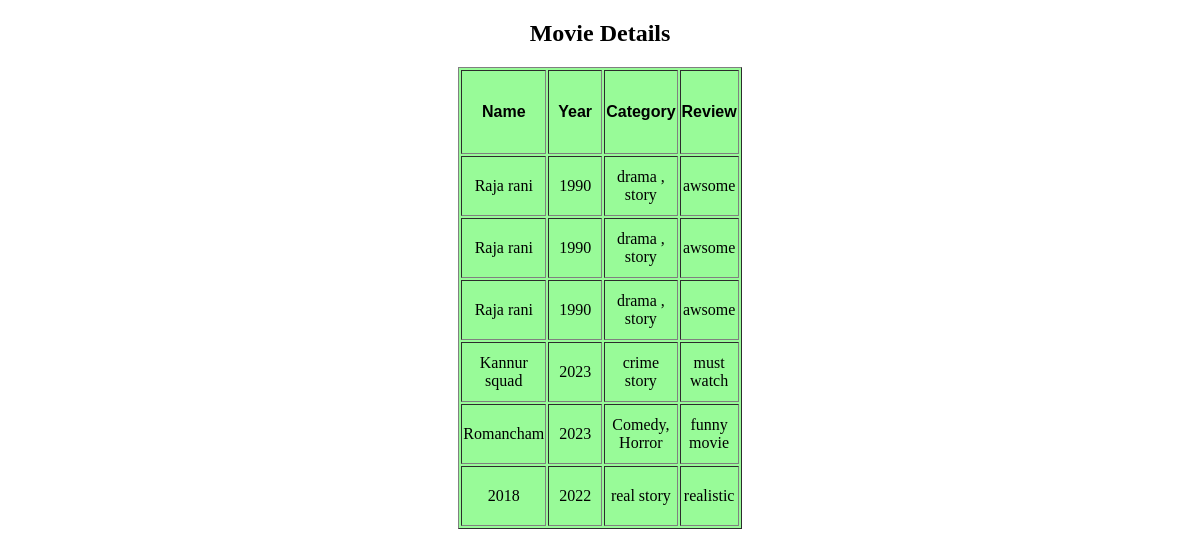
Page /book/all on the committed database.
### work/models.py (models this page shows, shortened)
class Movies(models.Model):
    name = models.CharField(max_length=50)
    year = models.PositiveIntegerField()
    category = models.CharField(max_length=30)
    review = models.CharField(max_length=100)

### work/views.py (the view)
# urls.py: path('book/all',MovieList.as_view()),
class MovieList(View):
    def get(self,request):
        qs = Movies.objects.all()
        return render(request, "movielist.html", {"qs":qs})

### work/templates/movielist.html (shortened to what this page needs)
<!DOCTYPE html>
<html lang="en">
<head>
</head>
<body>
    <h2 style="text-align: center;">Movie Details</h2>
    <table border="1px">
   <tr>
    <th>Name</th>
    <th>Year</th>
    <th>Category</th>
    <th>Review</th>
   </tr>
   {%for movie in qs%}
   <tr>
  <td>{{movie.name}}</td>
   <td>{{movie.year}}</td>
   <td>{{movie.category}}</td>
   <td>{{movie.review}}</td>
</tr>
   {%endfor%}
   </table>
</body>
</html>

### work/templates/movielist.html (style rules this page uses)
table { text-align: center; background-color: palegreen; margin: auto; }
th { width: 50px; height: 80px; font-family: Verdana, Geneva, Tahoma, sans-serif; }
tr { width: 50px; height: 60px; }
td { width: 50px; }

### rows in the picture
Movies: name "Raja rani", year "1990", category "drama , story", review "awsome"
Movies: name "Raja rani", year "1990", category "drama , story", review "awsome"
Movies: name "Raja rani", year "1990", category "drama , story", review "awsome"
Movies: name "Kannur squad", year "2023", category "crime story", review "must watch"
Movies: name "Romancham", year "2023", category "Comedy, Horror", review "funny movie"
Movies: name "2018", year "2022", category "real story", review "realistic"
